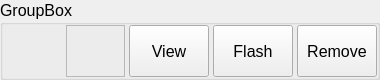
<?xml version="1.0" encoding="UTF-8"?>
<ui version="4.0">
 <class>ledGadgetClientWidget</class>
 <widget class="QGroupBox" name="ledGadgetClientWidget">
  <property name="geometry">
   <rect>
    <x>0</x>
    <y>0</y>
    <width>380</width>
    <height>80</height>
   </rect>
  </property>
  <property name="sizePolicy">
   <sizepolicy hsizetype="Preferred" vsizetype="Preferred">
    <horstretch>5</horstretch>
    <verstretch>1</verstretch>
   </sizepolicy>
  </property>
  <property name="minimumSize">
   <size>
    <width>380</width>
    <height>80</height>
   </size>
  </property>
  <property name="maximumSize">
   <size>
    <width>500</width>
    <height>100</height>
   </size>
  </property>
  <property name="sizeIncrement">
   <size>
    <width>5</width>
    <height>1</height>
   </size>
  </property>
  <property name="font">
   <font>
    <pointsize>12</pointsize>
   </font>
  </property>
  <property name="windowTitle">
   <string>GroupBox</string>
  </property>
  <property name="title">
   <string>GroupBox</string>
  </property>
  <layout class="QHBoxLayout" name="horizontalLayout">
   <property name="spacing">
    <number>4</number>
   </property>
   <property name="leftMargin">
    <number>0</number>
   </property>
   <property name="topMargin">
    <number>0</number>
   </property>
   <property name="rightMargin">
    <number>0</number>
   </property>
   <property name="bottomMargin">
    <number>0</number>
   </property>
   <item>
    <widget class="gWidgetTxRx" name="txWidget" native="true">
     <property name="sizePolicy">
      <sizepolicy hsizetype="Preferred" vsizetype="Preferred">
       <horstretch>1</horstretch>
       <verstretch>1</verstretch>
      </sizepolicy>
     </property>
     <property name="minimumSize">
      <size>
       <width>32</width>
       <height>32</height>
      </size>
     </property>
     <property name="maximumSize">
      <size>
       <width>128</width>
       <height>128</height>
      </size>
     </property>
     <property name="sizeIncrement">
      <size>
       <width>1</width>
       <height>1</height>
      </size>
     </property>
     <property name="baseSize">
      <size>
       <width>32</width>
       <height>32</height>
      </size>
     </property>
    </widget>
   </item>
   <item>
    <widget class="QFrame" name="iconFrame">
     <property name="sizePolicy">
      <sizepolicy hsizetype="Preferred" vsizetype="Preferred">
       <horstretch>1</horstretch>
       <verstretch>1</verstretch>
      </sizepolicy>
     </property>
     <property name="minimumSize">
      <size>
       <width>32</width>
       <height>32</height>
      </size>
     </property>
     <property name="maximumSize">
      <size>
       <width>128</width>
       <height>128</height>
      </size>
     </property>
     <property name="sizeIncrement">
      <size>
       <width>1</width>
       <height>1</height>
      </size>
     </property>
     <property name="baseSize">
      <size>
       <width>32</width>
       <height>32</height>
      </size>
     </property>
     <property name="frameShape">
      <enum>QFrame::StyledPanel</enum>
     </property>
     <property name="frameShadow">
      <enum>QFrame::Raised</enum>
     </property>
    </widget>
   </item>
   <item>
    <widget class="QPushButton" name="btnView">
     <property name="sizePolicy">
      <sizepolicy hsizetype="Minimum" vsizetype="MinimumExpanding">
       <horstretch>0</horstretch>
       <verstretch>0</verstretch>
      </sizepolicy>
     </property>
     <property name="text">
      <string>View</string>
     </property>
    </widget>
   </item>
   <item>
    <widget class="QPushButton" name="btnFlash">
     <property name="sizePolicy">
      <sizepolicy hsizetype="Minimum" vsizetype="MinimumExpanding">
       <horstretch>0</horstretch>
       <verstretch>0</verstretch>
      </sizepolicy>
     </property>
     <property name="text">
      <string>Flash</string>
     </property>
    </widget>
   </item>
   <item>
    <widget class="QPushButton" name="btnRemove">
     <property name="sizePolicy">
      <sizepolicy hsizetype="Minimum" vsizetype="MinimumExpanding">
       <horstretch>0</horstretch>
       <verstretch>0</verstretch>
      </sizepolicy>
     </property>
     <property name="text">
      <string>Remove</string>
     </property>
    </widget>
   </item>
  </layout>
 </widget>
 <customwidgets>
  <customwidget>
   <class>gWidgetTxRx</class>
   <extends>QWidget</extends>
   <header location="global">gwidgettxrx.h</header>
   <container>1</container>
  </customwidget>
 </customwidgets>
 <resources/>
 <connections/>
</ui>
